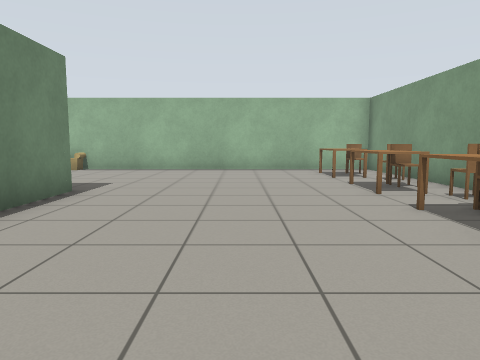
View 1 (above)

16 first-person views from a walk through a Gazebo world. The camera is 0.9 m above the floor, tilts 6° down and sees 70° across. The floor is counted in squares, 1 m on a side. Each view is taken from the middle of a square. On the plan, view 1 faces up. The plan holds only what a view shows up to about 12 squares ahead; the rest is blank. Simple patterns stand in for the simulator's built-in surfaces. Simple shapes stand in for some stock models. Some surface patterns are stand-ins.

View 2
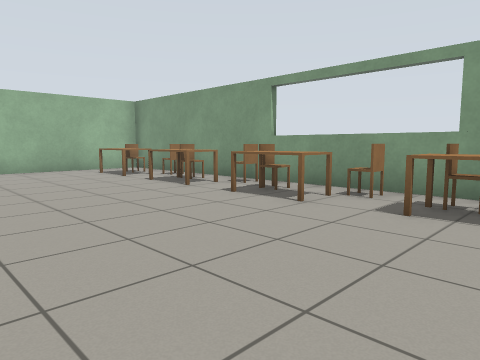

View 3
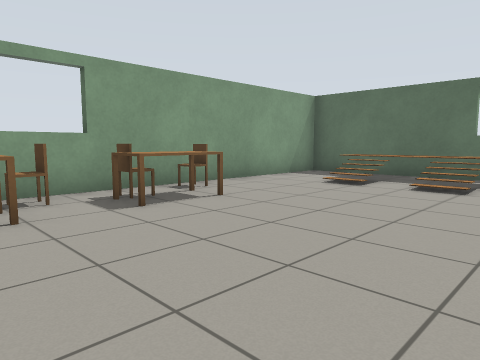

View 4
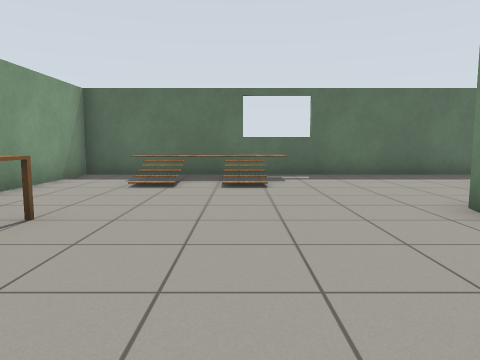

View 5
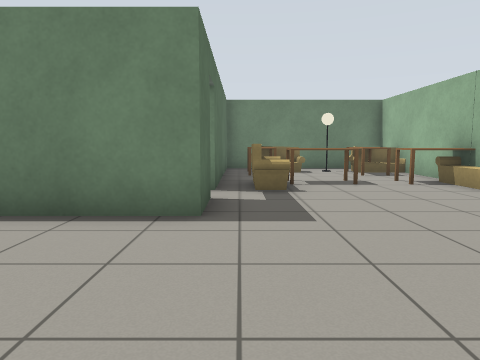

View 6
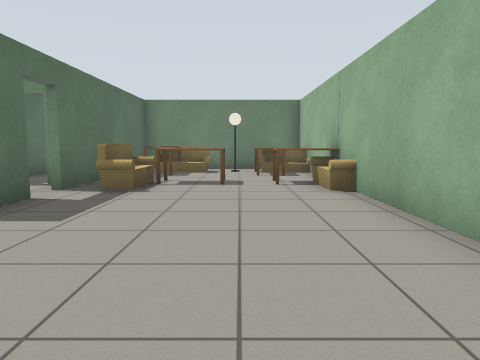

View 7
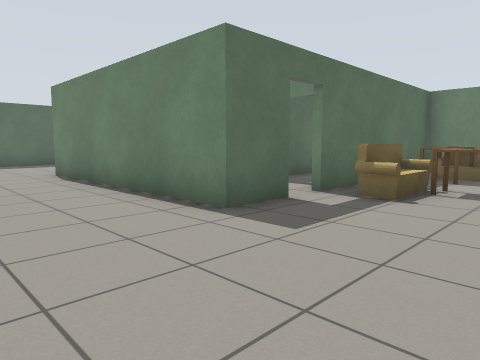

View 8
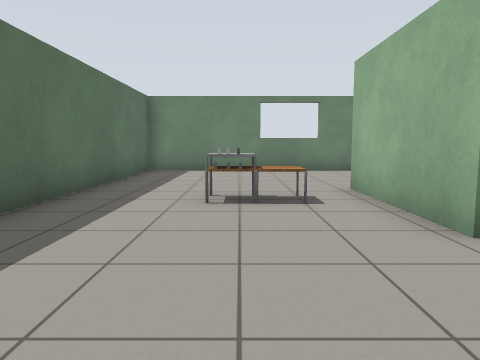

View 9
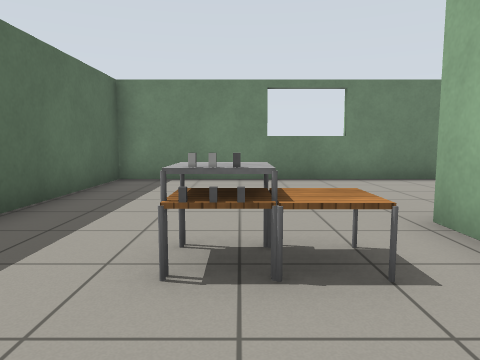

View 10
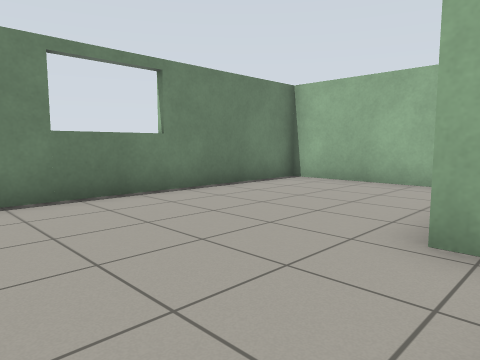

View 11
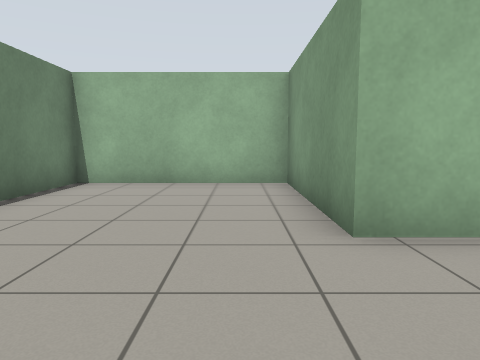

View 12
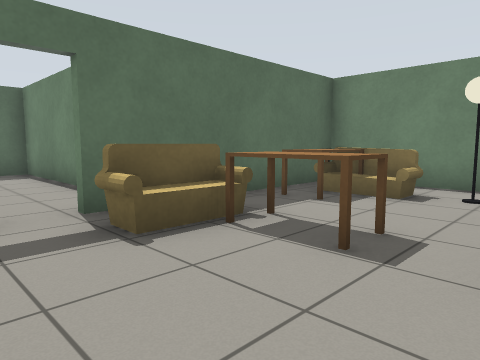

View 13
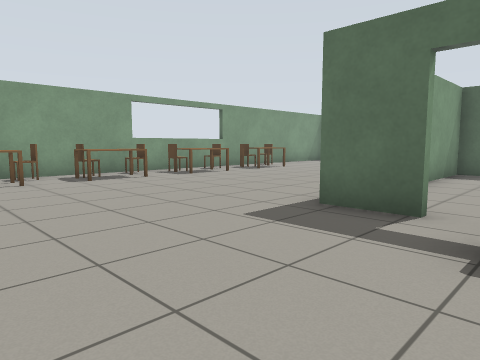

View 14
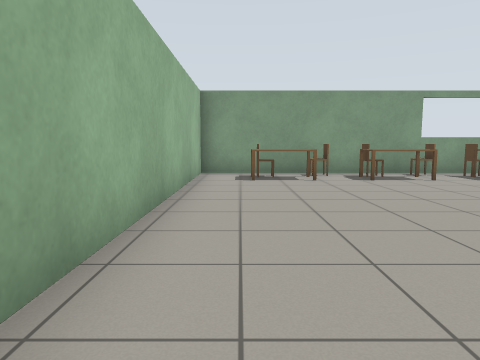

View 15
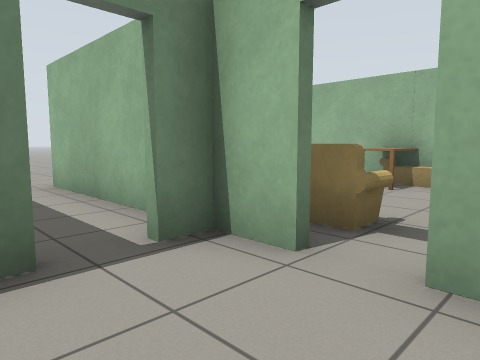

View 16
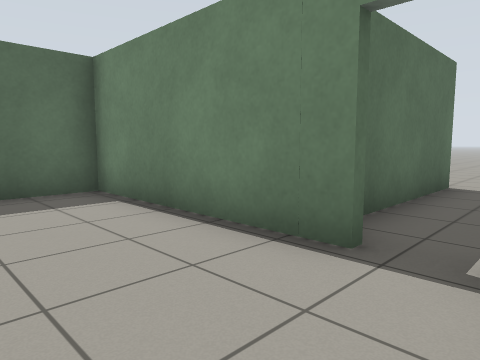

### Floor plan
Ten units are one square. View 1 is at (0, 0); x grows to the right and y downward. Boxes are objects, and circles mark ways between rooms. Rooms are numbered by the first view taken in them; rooms with no view inside come last. Other rooms are left out.
<svg viewBox="-125 -130 175 196">
<path fill="none" stroke="#000" d="M-48 -65 -32 -65 -32 8 -69 8 -69 -39 -118 -39 -118 61 45 61 45 -122 -55 -122M-67 -64 -67 -56M-85 -65 -64 -65M-74 -122 -111 -122M-118 -98 -118 -65M-67 -48 -67 6 -34 6 -34 -21M-43 -63 -48 -63M-104 -63 -120 -63M-80 -63 -85 -63M-120 -41 -79 -41"/>
<rect x="-105" y="-95" width="10" height="30" fill="#bbb"><title>sofa</title></rect>
<rect x="-105" y="-105" width="10" height="10" fill="#bbb"><title>lamp</title></rect>
<rect x="-105" y="-125" width="10" height="20" fill="#bbb"><title>sofa</title></rect>
<rect x="-95" y="-85" width="10" height="20" fill="#bbb"><title>table</title></rect>
<rect x="-95" y="-115" width="10" height="10" fill="#bbb"><title>table</title></rect>
<rect x="-75" y="-85" width="20" height="20" fill="#bbb"><title>sofa</title></rect>
<rect x="-75" y="-95" width="10" height="20" fill="#bbb"><title>table</title></rect>
<rect x="-75" y="-125" width="10" height="20" fill="#bbb"><title>table</title></rect>
<rect x="-65" y="25" width="10" height="10" fill="#bbb"><title>table</title></rect>
<rect x="-65" y="15" width="20" height="10" fill="#bbb"><title>table</title></rect>
<rect x="-55" y="35" width="10" height="10" fill="#bbb"><title>table</title></rect>
<rect x="-55" y="25" width="10" height="10" fill="#bbb"><title>other object</title></rect>
<rect x="-15" y="35" width="10" height="10" fill="#bbb"><title>stairs</title></rect>
<rect x="5" y="35" width="10" height="10" fill="#bbb"><title>stairs</title></rect>
<rect x="25" y="-15" width="10" height="20" fill="#bbb"><title>kitchen table</title></rect>
<rect x="25" y="-45" width="10" height="20" fill="#bbb"><title>kitchen table</title></rect>
<rect x="25" y="-75" width="10" height="20" fill="#bbb"><title>kitchen table</title></rect>
<rect x="25" y="-105" width="10" height="20" fill="#bbb"><title>kitchen table</title></rect>
<rect x="35" y="-5" width="10" height="10" fill="#bbb"><title>chair</title></rect>
<rect x="35" y="-35" width="10" height="10" fill="#bbb"><title>chair</title></rect>
<rect x="35" y="-65" width="10" height="10" fill="#bbb"><title>chair</title></rect>
<rect x="35" y="-95" width="10" height="10" fill="#bbb"><title>chair</title></rect>
<circle cx="-50" cy="-65" r="3" fill="#2a7"/>
<circle cx="-60" cy="-60" r="3" fill="#2a7"/>
<circle cx="-70" cy="-50" r="3" fill="#2a7"/>
<text x="-20" y="-30">1</text>
<text x="-50" y="-30">2</text>
<text x="-100" y="-60">3</text>
</svg>
Room 1 opens to room 2. Room 2 opens to room 3.

Where each view was taken, in squares from view 1:
view 1: 0 up, 0 right, facing up
view 2: 0 up, 2 left, facing up-right
view 3: 4 up, 2 left, facing down-right
view 4: 4 up, 0 right, facing down
view 5: 7 up, 1 right, facing left
view 6: 10 up, 1 right, facing left
view 7: 10 up, 0 right, facing down-left
view 8: 3 down, 0 right, facing left
view 9: 3 down, 3 left, facing left
view 10: 4 down, 6 left, facing up-left
view 11: 4 down, 8 left, facing up
view 12: 11 up, 4 left, facing down-left
view 13: 11 up, 6 left, facing down-right
view 14: 11 up, 6 left, facing right
view 15: 4 up, 4 left, facing up-left
view 16: 6 up, 4 left, facing down-left
